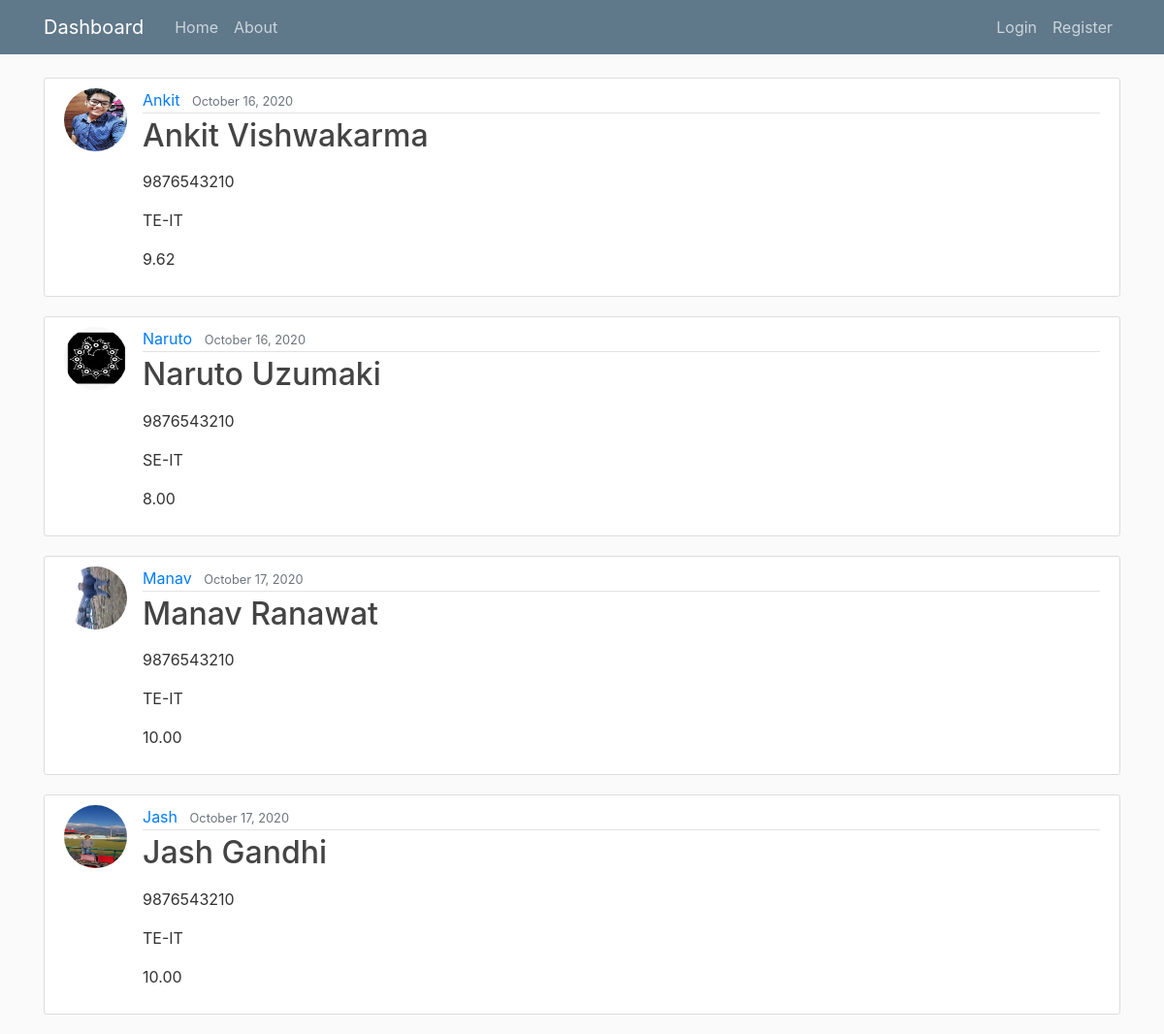
Page /enrolled/applicants/Google/ on the committed database.
### TPO/models.py (models this page shows)
class Enrolled(models.Model):
    date_applied = models.DateTimeField(default=timezone.now)
    student = models.ForeignKey(User, on_delete=models.CASCADE, blank= True, null=True)
    company = models.ForeignKey(Company, on_delete=models.CASCADE, blank= True, null=True)

### users/models.py (models this page shows, shortened)
class Profile(models.Model):
    user = models.OneToOneField(User , on_delete = models.CASCADE)
    year = (('FE','First Year'),('SE','Second Year'),('TE','Third Year'),('BE','Final Year'))
    branch = (('CS','Computer Science'),('IT','Information Technology'),('EXTC','Electronics and Telecommunication'),('ETRX','Electronics'))
    skills = (
        ('PYTHON DEV','Python Dev'),
        ('JAVA DEV','Java Dev'),
        ('FRONTEND DEV','Frontend Dev'),
        ('BACKEND DEV','Backend Dev'),
        ('FULLSTACK DEV','Fullstack Dev'),
        ('DATA SCIENTIST','Data Scientist')
    )
    FirstName = models.CharField(max_length = 100, default="")
    LastName = models.CharField(max_length=100,default="")
    Contact = models.DecimalField(decimal_places = 0 ,max_digits=10,default=0)
    CollegeName = models.CharField(max_length = 100,default="")
    CollegeID = models.DecimalField(decimal_places = 0 ,max_digits=10,default=0)
    Year = models.CharField(max_length=10, choices = year,default="FE" )
    Branch = models.CharField(max_length=10, choices = branch,default="CS" )
    CGPA = models.DecimalField(decimal_places=2, default=8, max_digits=4)
    Skills = models.CharField(max_length=20, choices = skills,default="JAVA DEV" )
    image = models.ImageField(default = 'default.jpg', upload_to = 'profilepics')
    Resume = models.FileField(default = 'Sample.pdf', upload_to = 'Resume')

### TPO/views.py (the view)
# urls.py: path('enrolled/applicants/<str:title>/', EnrolledListView.as_view() , name = 'enrolled-user'),
class EnrolledListView(ListView):
    model = Enrolled
    template_name = 'TPO/enrolled_user.html' #<app><model>_<viewtype>.html
    context_object_name = 'applicants'
    def get_queryset(self):
        company = get_object_or_404(Company, title = self.kwargs.get('title'))
        return Enrolled.objects.filter(company=company)

### TPO/templates/TPO/enrolled_user.html
{% extends 'TPO/base.html'%}
{% block content %}
    {% for applicant in applicants %}
    <article class="media content-section">
    <img class = "rounded-circle article-img" src = "{{ applicant.student.profile.image.url }}">
    <div class="media-body">
        <div class="article-metadata">
        <a class="mr-2" href="">{{ applicant.student.username }}</a>
        <small class="text-muted">{{ applicant.date_applied|date:"F d, Y" }}</small>
        </div>
        <h2><p class="article-title" >{{ applicant.student.profile.FirstName }} {{ applicant.student.profile.LastName }}</p></h2>
        <p class="article-content">{{ applicant.student.profile.Contact }}</p>
        <p class="article-content">{{ applicant.student.profile.Year}}-{{ applicant.student.profile.Branch }} </p>
        <p class="article-content">{{ applicant.student.profile.CGPA }}</p>
    </div>
    </article>
    {% endfor %}
{% endblock content %}

### TPO/static/TPO/main.css (style rules this page uses)
body { background: #fafafa; color: #333333; margin-top: 5rem; }
h1, h2, h3, h4, h5, h6 { color: #444444; }
.content-section { background: #ffffff; padding: 10px 20px; border: 1px solid #dddddd; border-radius: 3px; margin-bottom: 20px; }
.article-title { color: #444444; }
.article-content { white-space: pre-line; }
.article-img { height: 65px; width: 65px; margin-right: 16px; }
.article-metadata { padding-bottom: 1px; margin-bottom: 4px; border-bottom: 1px solid #e3e3e3 }

### rows in the picture
Enrolled: student.profile.image (picture), student.username "Ankit", date_applied "October 16, 2020", student.profile.FirstName "Ankit", student.profile.LastName "Vishwakarma", student.profile.Contact "9876543210", student.profile.Year "TE", student.profile.Branch "IT", student.profile.CGPA "9.62"
Enrolled: student.profile.image (placeholder picture), student.username "Naruto", date_applied "October 16, 2020", student.profile.FirstName "Naruto", student.profile.LastName "Uzumaki", student.profile.Contact "9876543210", student.profile.Year "SE", student.profile.Branch "IT", student.profile.CGPA "8.00"
Enrolled: student.profile.image (picture), student.username "Manav", date_applied "October 17, 2020", student.profile.FirstName "Manav", student.profile.LastName "Ranawat", student.profile.Contact "9876543210", student.profile.Year "TE", student.profile.Branch "IT", student.profile.CGPA "10.00"
Enrolled: student.profile.image (picture), student.username "Jash", date_applied "October 17, 2020", student.profile.FirstName "Jash", student.profile.LastName "Gandhi", student.profile.Contact "9876543210", student.profile.Year "TE", student.profile.Branch "IT", student.profile.CGPA "10.00"
